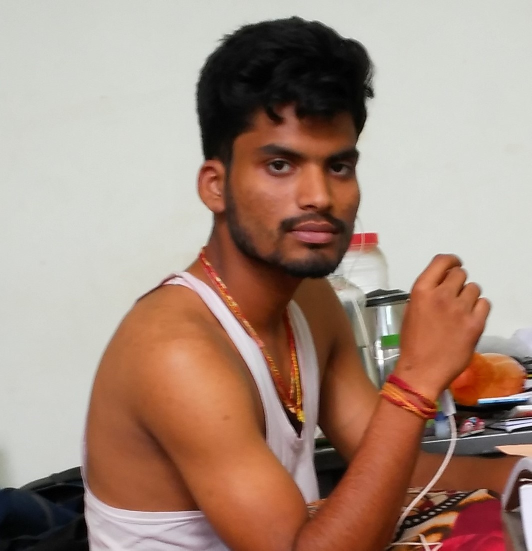
#> input picture opencv/sou2.jpg, 1063 x 1101 px (shown at 1/2 size)
$ python displacement.py
#> lines starting #> are read from the running program, lines starting #| are printed output that depends on the picture
import numpy as np
import cv2

img = cv2.imread('sou2.jpg', cv2.IMREAD_COLOR)
#> img is the input picture: shape (1101, 1063, 3); mean B, G, R 127.3, 141.3, 167.4

face = img[300:640,390:720]
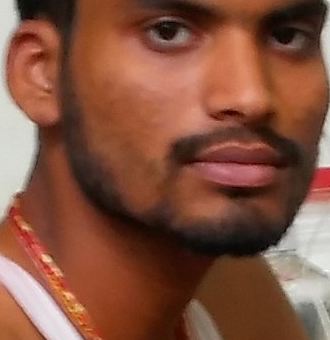
#> face: shape (340, 330, 3); mean B, G, R 63.1, 82.3, 130.8
img[0:340,0:330]=face

img[330:440,500:740]=[0,0,0]
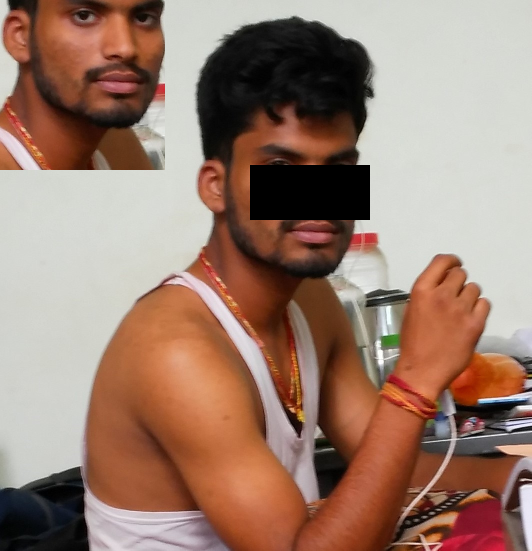
#> img: shape (1101, 1063, 3) (shown at 1/2 size); mean B, G, R 111.6, 126.4, 156.1

cv2.imshow('image',img)
cv2.waitKey(0)
cv2.destroyAllWindows()
